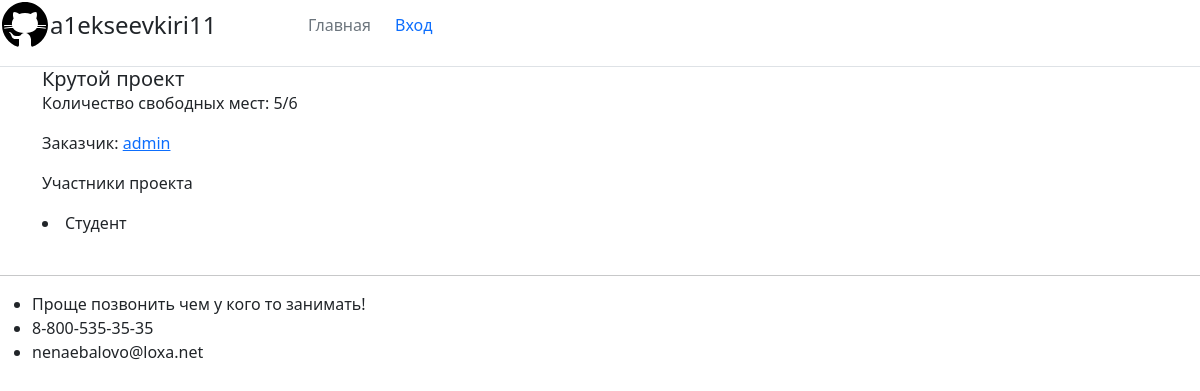
The page /project/1/ on the database as committed earlier.
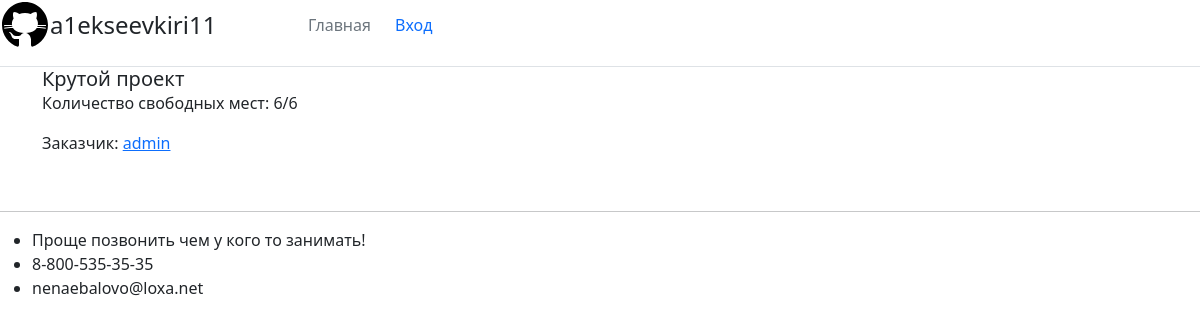
The same page on the database as committed later.
### showcase_projects/models.py (models this page shows, shortened)
class ModelWithStatus(models.Model):
    class Meta:
        abstract = True
    STATUS_CHOICES = [
        ('accepted', 'Принят'),
        ('processing', 'В обработке'),
        ('rejected', 'Отклонен'),
    ]
    status = models.CharField(max_length=20, choices=STATUS_CHOICES, default='processing')

class Project(ModelWithStatus):
    class Meta:
        permissions = [
            ("change_status_project", "Can change status project"),
        ]
    title = models.CharField(max_length=100)
    place = models.IntegerField(default=6)
    customer = models.ForeignKey(Profile, on_delete=models.CASCADE, related_name='customer')
    lecturer = models.ForeignKey(Profile, on_delete=models.CASCADE, default=None, null=True, blank=True, related_name='lecturer')

class Participation(models.Model):
    project = models.ForeignKey(Project, on_delete=models.CASCADE)
    student = models.OneToOneField(Profile, on_delete=models.CASCADE)

### registration/models.py (models this page shows)
class Profile(models.Model):
    user = models.OneToOneField(
        User, on_delete=models.CASCADE,
    )
    def __str__(self):
        return self.user.username

### showcase_projects/views.py (the view, shortened to what this page needs)
# urls.py: path('project/<int:pk>/', ProjectDetailView.as_view(), name='project-detail'),
class ProjectDetailView(DetailView, UserPassesTestMixin):
    model = Project
    template_name = 'showcase_projects/project_detail.html'
    def get_context_data(self, **kwargs):
        project = self.get_object()
        context = super().get_context_data(**kwargs)
        context['countFreePlace'] =  project.place - project.participation_set.count()
        if not self.request.user.is_authenticated:
            return context

### showcase_projects/templates/showcase_projects/project_detail.html (shortened to what this page needs)
{% extends "showcase_projects/base.html" %}
{% block content %}
<article class="media content-section">
    <div class="media-body">
        <div class="article-metadata">
            <h5 class="card-title">  {{ project.title }}</h5>
            <p class="card-text">Количество свободных мест: {{ countFreePlace }}/{{ project.place }}</p>
            <p class="card-text">Заказчик:
                <a href="{% url 'project-user' project.customer.user.username %}" class="card-text">{{ project.customer.user.username }}</a>
            </p>
            {% if project.participation_set.all|length > 0 %}
                <p>Участники проекта</p>
                {% for participation in project.participation_set.all %}
                    <li>{{ participation.student }}</li>
                {% endfor %}
            {% endif %}
            <br>
        </div>
    </div>
</article>
{% endblock content %}

### showcase_projects/templates/showcase_projects/base.html (shortened to what this page needs)
{% load static %}
<!DOCTYPE html>
<html lang="en">
<head>
    <link href="https://cdn.jsdelivr.net/npm/bootstrap@5.3.2/dist/css/bootstrap.min.css" rel="stylesheet"
>
</head>
<body>
    <header>
        <div class="d-flex flex-column flex-md-row align-items-center pb-3 border-bottom">
            <a href="/" class="d-flex align-items-center col-md-3 mb-2 mb-md-0 text-dark text-decoration-none">
                <img src="{% static "showcase_projects/img/github.svg" %}" id="logo">
                <span class="fs-4">a1ekseevkiri11</span>
            </a>
            <ul class="nav nav-pills">
                <li class="nav-item">
                    <a href="{% url 'home' %}" class="nav-link px-2 link-secondary">Главная</a>
                </li>
            </ul>
            <div class="nav nav-pills">
                {% if user.is_authenticated %}
                <a class="nav-item nav-link" href="{% url 'profile' %}">Профиль</a>
                <form method="post" action="{% url 'logout' %}">
                    {% csrf_token %}
                    <button class="nav-item nav-link" type="submit">Выход</button>
                </form>
                {% else %}
                    <a class="nav-item nav-link" href="{% url 'login' %}">Вход</a>
                {% endif %}
            </div>
        </div>
    </header>
    <main role="main" class="container">
        {% block content %}{% endblock %}
    </main>
    <footer>
        <hr>
        <ul>
            <li>Проще позвонить чем у кого то занимать!</li>
            <li>8-800-535-35-35</li>
            <li>nenaebalovo@loxa.net</li>
        </ul>
    </footer>
</body>
</html>

Rows that differ between the two databases and show on the page:
removed Participation: student "Студент"
Other text that changed with them:
{{ countFreePlace }}: "5" → "6"
text no longer shown: "Участники проекта"
